Frame 1 (no input): blank canvas, image omitted
Frame 60 (no input): blank canvas, image omitted
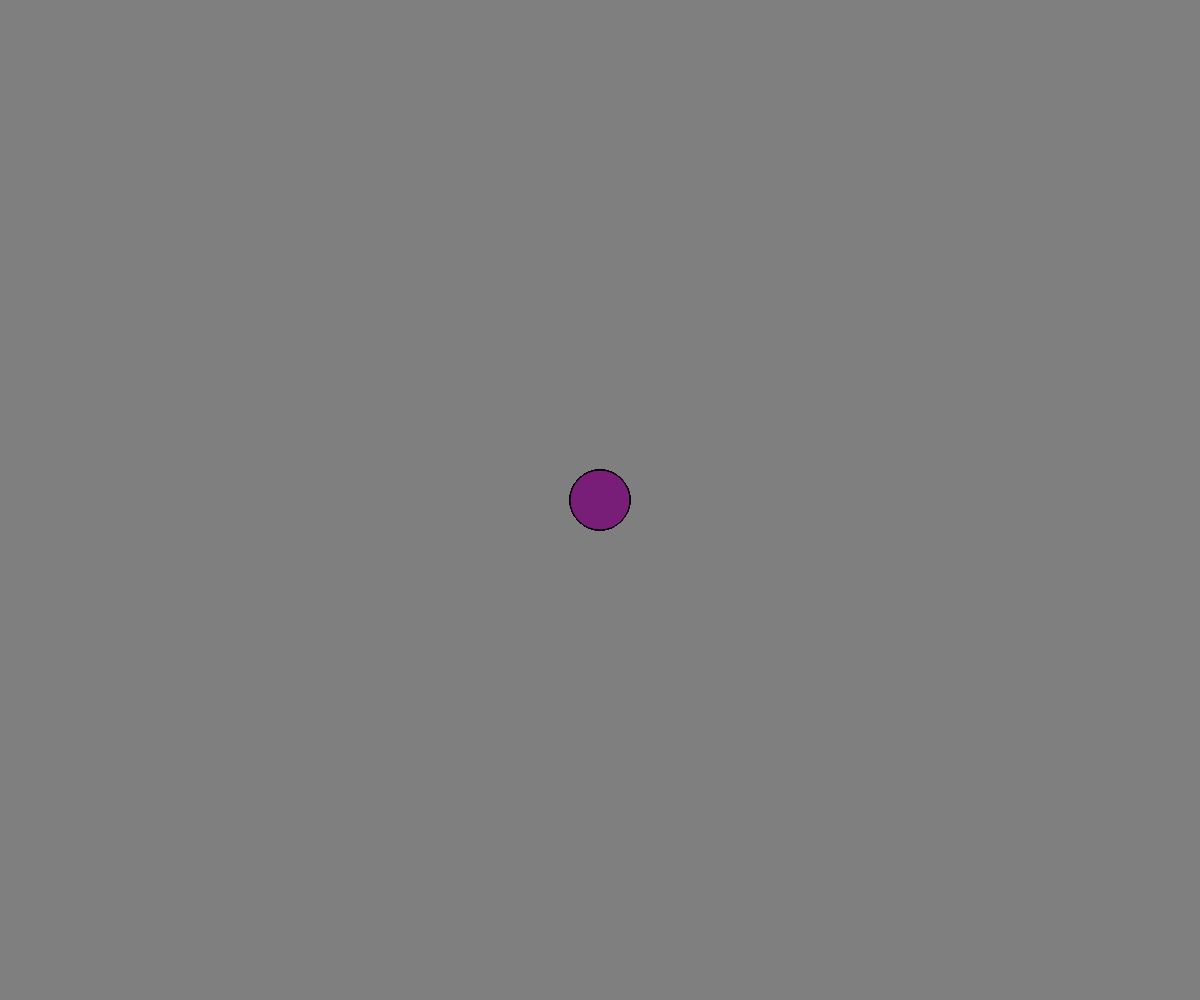
Frame 120 (the mouse pressed at the canvas centre since frame 60)

The p5.js sketch whose frames 1 and 60 were blank and that drew this single picture after the mouse press (run headless with seeded random() and noise() and a simulated clock; from frame 60 on, the mouse is pressed at the canvas centre):

// p5.js sketch
// ── sketch.js
var biggie = false;

function setup(){
    createCanvas(windowWidth, windowHeight);
    background(127);
}

function draw(){
    fill(lerpColor(color(120,253,174),color(120,30,120),mouseX/mouseY));
    
    if(biggie){
        ellipse(mouseX, mouseY, ((windowWidth - mouseX)/10), ((windowWidth - mouseX)/10));
    }
    else{
        ellipse(mouseX, mouseY, (mouseX/10) , (mouseX/10));
    }
}

function mouseClicked(){
    biggie = !biggie;
}
